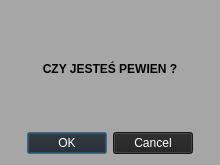
<?xml version="1.0" encoding="UTF-8"?>
<ui version="4.0">
 <class>accept</class>
 <widget class="QDialog" name="accept">
  <property name="geometry">
   <rect>
    <x>0</x>
    <y>0</y>
    <width>220</width>
    <height>165</height>
   </rect>
  </property>
  <property name="windowTitle">
   <string>Dialog</string>
  </property>
  <property name="windowIcon">
   <iconset resource="resource.qrc">
    <normaloff>:/images/img/query.png</normaloff>:/images/img/query.png</iconset>
  </property>
  <property name="styleSheet">
   <string notr="true">QDialog
{
	 background-color:rgb(166, 166, 166);
}

QPushButton
{
	background-color:rgb(33, 33, 33);
	color:white;
}

QPushButton:hover
{
	background-color:rgb(73, 73, 73);
}</string>
  </property>
  <layout class="QVBoxLayout" name="verticalLayout">
   <item>
    <widget class="QLabel" name="message">
     <property name="font">
      <font>
       <family>Tahoma</family>
       <pointsize>9</pointsize>
       <weight>75</weight>
       <bold>true</bold>
      </font>
     </property>
     <property name="text">
      <string>CZY JESTEŚ PEWIEN ?</string>
     </property>
     <property name="alignment">
      <set>Qt::AlignCenter</set>
     </property>
     <property name="wordWrap">
      <bool>true</bool>
     </property>
     <property name="margin">
      <number>4</number>
     </property>
     <property name="textInteractionFlags">
      <set>Qt::NoTextInteraction</set>
     </property>
    </widget>
   </item>
   <item>
    <widget class="QDialogButtonBox" name="buttonBox">
     <property name="font">
      <font>
       <family>Tahoma</family>
       <pointsize>12</pointsize>
       <weight>75</weight>
       <bold>true</bold>
      </font>
     </property>
     <property name="cursor">
      <cursorShape>ArrowCursor</cursorShape>
     </property>
     <property name="locale">
      <locale language="Polish" country="Poland"/>
     </property>
     <property name="orientation">
      <enum>Qt::Horizontal</enum>
     </property>
     <property name="standardButtons">
      <set>QDialogButtonBox::Cancel|QDialogButtonBox::Ok</set>
     </property>
     <property name="centerButtons">
      <bool>true</bool>
     </property>
    </widget>
   </item>
  </layout>
 </widget>
 <resources>
  <include location="resource.qrc"/>
 </resources>
 <connections>
  <connection>
   <sender>buttonBox</sender>
   <signal>accepted()</signal>
   <receiver>accept</receiver>
   <slot>accept()</slot>
   <hints>
    <hint type="sourcelabel">
     <x>248</x>
     <y>254</y>
    </hint>
    <hint type="destinationlabel">
     <x>157</x>
     <y>274</y>
    </hint>
   </hints>
  </connection>
  <connection>
   <sender>buttonBox</sender>
   <signal>rejected()</signal>
   <receiver>accept</receiver>
   <slot>reject()</slot>
   <hints>
    <hint type="sourcelabel">
     <x>316</x>
     <y>260</y>
    </hint>
    <hint type="destinationlabel">
     <x>286</x>
     <y>274</y>
    </hint>
   </hints>
  </connection>
 </connections>
</ui>
